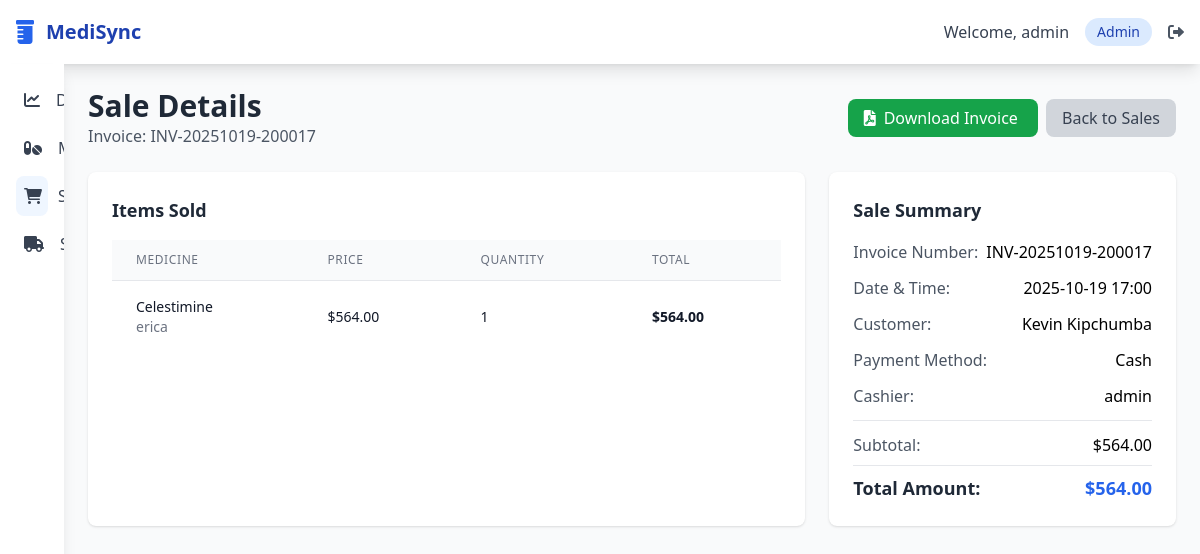
/sales/1 (signed in), run on the app's committed database.
### models.py (models this page shows, shortened)
class User(UserMixin, db.Model):
    id = db.Column(db.Integer, primary_key=True)
    username = db.Column(db.String(80), unique=True, nullable=False)
    email = db.Column(db.String(120), unique=True, nullable=False)
    password_hash = db.Column(db.String(128))
    role = db.Column(db.String(20), nullable=False)  # admin, pharmacist, cashier
    is_active = db.Column(db.Boolean, default=True)
    created_at = db.Column(db.DateTime, default=datetime.utcnow)

class Sale(db.Model):
    id = db.Column(db.Integer, primary_key=True)
    invoice_number = db.Column(db.String(50), unique=True)
    customer_name = db.Column(db.String(100))
    customer_phone = db.Column(db.String(20))
    total_amount = db.Column(db.Float, nullable=False)
    discount = db.Column(db.Float, default=0.0)
    tax_amount = db.Column(db.Float, default=0.0)
    final_amount = db.Column(db.Float, nullable=False)
    payment_method = db.Column(db.String(20))  # cash, card, upi
    cashier_id = db.Column(db.Integer, db.ForeignKey('user.id'))
    created_at = db.Column(db.DateTime, default=datetime.utcnow)
    cashier = db.relationship('User', backref=db.backref('sales', lazy=True))
    items = db.relationship('SaleItem', backref='sale', lazy=True, cascade='all, delete-orphan')

class SaleItem(db.Model):
    id = db.Column(db.Integer, primary_key=True)
    sale_id = db.Column(db.Integer, db.ForeignKey('sale.id'), nullable=False)
    medicine_id = db.Column(db.Integer, db.ForeignKey('medicine.id'), nullable=False)
    quantity = db.Column(db.Integer, nullable=False)
    unit_price = db.Column(db.Float, nullable=False)
    total_price = db.Column(db.Float, nullable=False)

class Medicine(db.Model):
    id = db.Column(db.Integer, primary_key=True)
    name = db.Column(db.String(100), nullable=False)
    generic_name = db.Column(db.String(100))
    category = db.Column(db.String(50))
    batch_number = db.Column(db.String(50), unique=True)
    quantity = db.Column(db.Integer, nullable=False)
    price = db.Column(db.Float, nullable=False)
    cost_price = db.Column(db.Float)
    expiry_date = db.Column(db.Date, nullable=False)
    supplier_id = db.Column(db.Integer, db.ForeignKey('supplier.id'))
    barcode = db.Column(db.String(100))
    min_stock_level = db.Column(db.Integer, default=10)
    is_prescription_required = db.Column(db.Boolean, default=False)
    created_at = db.Column(db.DateTime, default=datetime.utcnow)
    updated_at = db.Column(db.DateTime, default=datetime.utcnow, onupdate=datetime.utcnow)
    supplier = db.relationship('Supplier', backref=db.backref('medicines', lazy=True))
    sales = db.relationship('SaleItem', backref='medicine', lazy=True)

### app.py (the view)
@app.route('/sales/<int:sale_id>')
@login_required
def sale_detail(sale_id):
    sale = Sale.query.get_or_404(sale_id)
    return render_template('sales/detail.html', sale=sale)

### app.py (called while the page is built)
@login_manager.user_loader
def load_user(user_id):
    return User.query.get(int(user_id))

### templates/sales/detail.html (shortened to what this page needs)
{% extends "base.html" %}
{% block content %}
<div class="mb-6">
    <div class="flex justify-between items-center">
        <div>
            <h1 class="text-3xl font-bold text-gray-800">Sale Details</h1>
            <p class="text-gray-600">Invoice: {{ sale.invoice_number }}</p>
        </div>
        <div class="space-x-2">
            <a href="{{ url_for('generate_invoice', sale_id=sale.id) }}" class="bg-green-600 text-white px-4 py-2 rounded-lg hover:bg-green-700 transition duration-200">
                <i class="fas fa-file-pdf mr-2"></i>Download Invoice
            </a>
            <a href="{{ url_for('sales') }}" class="bg-gray-300 text-gray-700 px-4 py-2 rounded-lg hover:bg-gray-400 transition duration-200">
                Back to Sales
            </a>
        </div>
    </div>
</div>
<div class="grid grid-cols-1 lg:grid-cols-3 gap-6">
    <div class="lg:col-span-2 bg-white rounded-lg shadow p-6">
        <h3 class="text-lg font-semibold text-gray-800 mb-4">Items Sold</h3>
        <div class="overflow-x-auto">
            <table class="min-w-full divide-y divide-gray-200">
                <thead class="bg-gray-50">
                    <tr>
                        <th class="px-6 py-3 text-left text-xs font-medium text-gray-500 uppercase tracking-wider">Medicine</th>
                        <th class="px-6 py-3 text-left text-xs font-medium text-gray-500 uppercase tracking-wider">Price</th>
                        <th class="px-6 py-3 text-left text-xs font-medium text-gray-500 uppercase tracking-wider">Quantity</th>
                        <th class="px-6 py-3 text-left text-xs font-medium text-gray-500 uppercase tracking-wider">Total</th>
                    </tr>
                </thead>
                <tbody class="bg-white divide-y divide-gray-200">
                    {% for item in sale.items %}
                    <tr>
                        <td class="px-6 py-4 whitespace-nowrap">
                            <div class="text-sm font-medium text-gray-900">{{ item.medicine.name }}</div>
                            <div class="text-sm text-gray-500">{{ item.medicine.generic_name }}</div>
                        </td>
                        <td class="px-6 py-4 whitespace-nowrap text-sm text-gray-900">
                            ${{ "%.2f"|format(item.unit_price) }}
                        </td>
                        <td class="px-6 py-4 whitespace-nowrap text-sm text-gray-900">
                            {{ item.quantity }}
                        </td>
                        <td class="px-6 py-4 whitespace-nowrap text-sm font-semibold text-gray-900">
                            ${{ "%.2f"|format(item.total_price) }}
                        </td>
                    </tr>
                    {% endfor %}
                </tbody>
            </table>
        </div>
    </div>
    <div class="bg-white rounded-lg shadow p-6">
        <h3 class="text-lg font-semibold text-gray-800 mb-4">Sale Summary</h3>
        <div class="space-y-3">
            <div class="flex justify-between">
                <span class="text-gray-600">Invoice Number:</span>
                <span class="font-medium">{{ sale.invoice_number }}</span>
            </div>
            <div class="flex justify-between">
                <span class="text-gray-600">Date & Time:</span>
                <span class="font-medium">{{ sale.created_at.strftime('%Y-%m-%d %H:%M') }}</span>
            </div>
            <div class="flex justify-between">
                <span class="text-gray-600">Customer:</span>
                <span class="font-medium">{{ sale.customer_name }}</span>
            </div>
            <div class="flex justify-between">
                <span class="text-gray-600">Payment Method:</span>
                <span class="font-medium">{{ sale.payment_method|title }}</span>
            </div>
            <div class="flex justify-between">
                <span class="text-gray-600">Cashier:</span>
                <span class="font-medium">{{ sale.cashier.username }}</span>
            </div>
            <div class="border-t pt-3 mt-3 space-y-2">
                <div class="flex justify-between">
                    <span class="text-gray-600">Subtotal:</span>
                    <span class="font-medium">${{ "%.2f"|format(sale.total_amount) }}</span>
                </div>
                <div class="flex justify-between text-lg font-semibold border-t pt-2">
                    <span class="text-gray-800">Total Amount:</span>
                    <span class="text-blue-600">${{ "%.2f"|format(sale.final_amount) }}</span>
                </div>
            </div>
        </div>
    </div>
</div>
{% endblock %}

### templates/base.html (shortened to what this page needs)
<!DOCTYPE html>
<html lang="en">
<head>
    <script src="https://cdn.tailwindcss.com"></script>
    <link href="https://cdnjs.cloudflare.com/ajax/libs/font-awesome/6.0.0/css/all.min.css" rel="stylesheet">
</head>
<body class="bg-gray-50">
    <nav class="bg-white shadow-lg">
        <div class="max-w-7xl mx-auto px-4">
            <div class="flex justify-between items-center h-16">
                <div class="flex items-center">
                    <i class="fas fa-prescription-bottle text-blue-600 text-2xl mr-3"></i>
                    <span class="text-xl font-bold text-blue-800">MediSync</span>
                </div>
                <div class="flex items-center space-x-4">
                    <span class="text-gray-700">Welcome, {{ current_user.username }}</span>
                    <span class="px-3 py-1 bg-blue-100 text-blue-800 rounded-full text-sm">{{ current_user.role|title }}</span>
                    <a href="{{ url_for('logout') }}" class="text-gray-600 hover:text-blue-600">
                        <i class="fas fa-sign-out-alt"></i>
                    </a>
                </div>
            </div>
        </div>
    </nav>
    <div class="flex">
        <div class="sidebar bg-white w-16 hover:w-64 h-screen shadow-lg overflow-hidden">
            <div class="p-4">
                <ul class="space-y-2">
                    <li>
                        <a href="{{ url_for('dashboard') }}" class="flex items-center p-2 text-gray-700 hover:bg-blue-50 rounded-lg {% if request.endpoint == 'dashboard' %}bg-blue-50 text-blue-600{% endif %}">
                            <i class="fas fa-chart-line w-8"></i>
                            <span class="ml-4">Dashboard</span>
                        </a>
                    </li>
                    {% if current_user.role in ['admin', 'pharmacist'] %}
                    <li>
                        <a href="{{ url_for('medicines') }}" class="flex items-center p-2 text-gray-700 hover:bg-blue-50 rounded-lg {% if request.endpoint.startswith('medicine') %}bg-blue-50 text-blue-600{% endif %}">
                            <i class="fas fa-pills w-8"></i>
                            <span class="ml-4">Medicines</span>
                        </a>
                    </li>
                    {% endif %}
                    <li>
                        <a href="{{ url_for('sales') }}" class="flex items-center p-2 text-gray-700 hover:bg-blue-50 rounded-lg {% if request.endpoint.startswith('sale') %}bg-blue-50 text-blue-600{% endif %}">
                            <i class="fas fa-shopping-cart w-8"></i>
                            <span class="ml-4">Sales</span>
                        </a>
                    </li>
                    {% if current_user.role == 'admin' %}
                    <li>
                        <a href="{{ url_for('suppliers') }}" class="flex items-center p-2 text-gray-700 hover:bg-blue-50 rounded-lg">
                            <i class="fas fa-truck w-8"></i>
                            <span class="ml-4">Suppliers</span>
                        </a>
                    </li>
                    {% endif %}
                </ul>
            </div>
        </div>
        <main class="flex-1 p-6">
            {% block content %}{% endblock %}
        </main>
    </div>
</body>
</html>

### templates/base.html (style rules this page uses)
.sidebar { transition: width 0.3s; }

### data on the page
User: username "admin", role "Admin", cashier.username "admin"
Sale: invoice_number "INV-20251019-200017", created_at "2025-10-19 17:00", customer_name "Kevin Kipchumba", payment_method "Cash", total_amount "564.00", final_amount "564.00"
SaleItem: medicine.name "Celestimine", medicine.generic_name "erica", unit_price "564.00", quantity "1", total_price "564.00"
